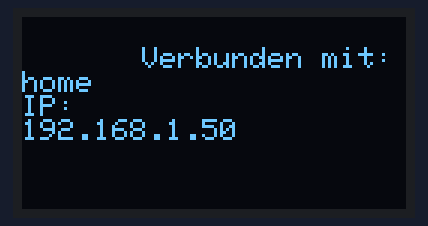
The sketch below on a simulated ESP32. Parts: 128×64 one-colour display. WiFi joins after 1.5 s; servers stay silent unless stated; storage starts empty; what the sketch prints to the serial monitor is not drawn.

Above: at 1.7 s.

The sketch:

Lvl3_verbessert.ino
```cpp
#include <WiFi.h> // Für ESP32
#include <HTTPClient.h>
#include <SPIFFS.h>      // Für die persistente Speicherung
#include <WiFiManager.h> // Für die Konfiguration per Webportal
#include <Adafruit_GFX.h>
#include <Adafruit_SSD1306.h>
#include <ArduinoJson.h> // Zum Speichern der Konfiguration

// OLED-Display-Einstellungen
#define OLED_RESET 0 // GPIO0
Adafruit_SSD1306 display(OLED_RESET);

// Globale Variablen für API-Parameter
char apiUsername[40] = "";  // Speicher für den API-Benutzernamen
char apiKey[40] = "";       // Speicher für den API-Key
char cityCoords[40] = "";   // Speicher für die Koordinaten

void setup() {
  Serial.begin(115200);

  // SPIFFS initialisieren
  if (!SPIFFS.begin(true)) {
    Serial.println("SPIFFS konnte nicht gestartet werden.");
    return;
  }

  // Bestehende Konfigurationsdaten laden (falls vorhanden)
  loadConfig();

  // OLED-Display initialisieren
  if (!display.begin(SSD1306_SWITCHCAPVCC, 0x3C)) { // 0x3C ist die Standard-I2C-Adresse
    Serial.println("Fehler beim Initialisieren des OLED-Displays");
    while (true); // Halte an, falls das Display nicht funktioniert
  }

  display.clearDisplay();
  display.setTextSize(1);
  display.setTextColor(WHITE);
  display.println("WLAN konfigurieren...");
  display.display();

  // WiFiManager initialisieren
  WiFiManager wifiManager;

  // Benutzerdefinierte Felder hinzufügen
  WiFiManagerParameter customApiUsername("apiUser", "API Username", apiUsername, 40);
  WiFiManagerParameter customApiKey("api", "API Key", apiKey, 40);
  WiFiManagerParameter customCoords("coords", "City Coordinates (lat,lon)", cityCoords, 40);
  wifiManager.addParameter(&customApiUsername);
  wifiManager.addParameter(&customApiKey);
  wifiManager.addParameter(&customCoords);

  // WLAN konfigurieren oder Verbindung herstellen
  if (!wifiManager.autoConnect("ConfigPortal", "password")) {
    Serial.println("Verbindung konnte nicht hergestellt werden.");
    delay(3000);
    ESP.restart();
  }

  // Speichern der eingegebenen Werte
  strcpy(apiUsername, customApiUsername.getValue());
  strcpy(apiKey, customApiKey.getValue());
  strcpy(cityCoords, customCoords.getValue());

  // Konfigurationsdaten speichern
  saveConfig();

  // Erfolgreich verbunden
  Serial.println("Verbunden mit WLAN!");
  Serial.print("API Username: ");
  Serial.println(apiUsername);
  Serial.print("API Key: ");
  Serial.println(apiKey);
  Serial.print("Koordinaten: ");
  Serial.println(cityCoords);

  // Anzeigen der IP-Adresse auf dem OLED-Display
  display.clearDisplay();
  display.setCursor(40, 10);
  display.println("Verbunden mit:");
  display.println(WiFi.SSID());
  display.println("IP:");
  display.println(WiFi.localIP().toString());
  display.display();
}

void loop() {
  if (WiFi.status() == WL_CONNECTED) {
    HTTPClient http;

    // Dynamische API-URL
    String apiUrl = "http://api.meteomatics.com/now/t_2m:C/" + String(cityCoords) + "/csv";

    http.begin(apiUrl); // Verbindung zur API herstellen
    http.setAuthorization(apiUsername, apiKey); // Dynamischer Benutzername und Key

    int httpResponseCode = http.GET(); // GET-Anfrage senden

    if (httpResponseCode > 0) {
      String response = http.getString(); // Antwort der API speichern
      String temperature = extractTemperature(response); // Temperatur extrahieren

      // Temperatur auf dem OLED-Display anzeigen
      display.clearDisplay();
      display.setCursor(40, 10);
      display.println("Temp:");
      display.setCursor(40, 20);
      if (temperature != "Fehler") {
        display.print(temperature);
        display.println(" C");
      } else {
        display.println("Fehler");
      }
      display.display();

      // Serielle Ausgabe der Temperatur
      Serial.println("Temperatur:");
      Serial.println(temperature);
    } else {
      Serial.print("Fehler bei der HTTP-Anfrage, Code: ");
      Serial.println(httpResponseCode);
    }

    http.end(); // Verbindung schließen
  } else {
    Serial.println("Nicht mit WLAN verbunden.");
  }

  delay(600000); // 10 Minuten warten, bevor erneut abgefragt wird
}

// Temperatur aus der API-Antwort extrahieren
String extractTemperature(String response) {
  int lineBreak = response.indexOf('\n'); // Erstes Zeilenende finden
  if (lineBreak != -1) {
    String secondLine = response.substring(lineBreak + 1); // Zweite Zeile extrahieren
    int semicolon = secondLine.indexOf(';'); // Semikolon-Position finden
    if (semicolon != -1) {
      return secondLine.substring(semicolon + 1); // Temperaturwert extrahieren
    }
  }
  return "Fehler"; // Falls keine zweite Zeile oder kein Semikolon gefunden wird
}

// Speichern der Konfigurationsdaten in SPIFFS
void saveConfig() {
  File configFile = SPIFFS.open("/config.json", FILE_WRITE);
  if (!configFile) {
    Serial.println("Fehler beim Öffnen der Konfigurationsdatei.");
    return;
  }

  StaticJsonDocument<256> doc;
  doc["apiUser"] = apiUsername;
  doc["api"] = apiKey;
  doc["coords"] = cityCoords;

  if (serializeJson(doc, configFile) == 0) {
    Serial.println("Fehler beim Speichern der JSON-Daten.");
  }
  configFile.close();
}

// Laden der Konfigurationsdaten aus SPIFFS
void loadConfig() {
  File configFile = SPIFFS.open("/config.json", FILE_READ);
  if (!configFile) {
    Serial.println("Keine Konfigurationsdatei gefunden.");
    return;
  }

  StaticJsonDocument<256> doc;
  DeserializationError error = deserializeJson(doc, configFile);
  if (error) {
    Serial.println("Fehler beim Laden der JSON-Daten.");
    return;
  }

  strcpy(apiUsername, doc["apiUser"]);
  strcpy(apiKey, doc["api"]);
  strcpy(cityCoords, doc["coords"]);

  configFile.close();
}
```
